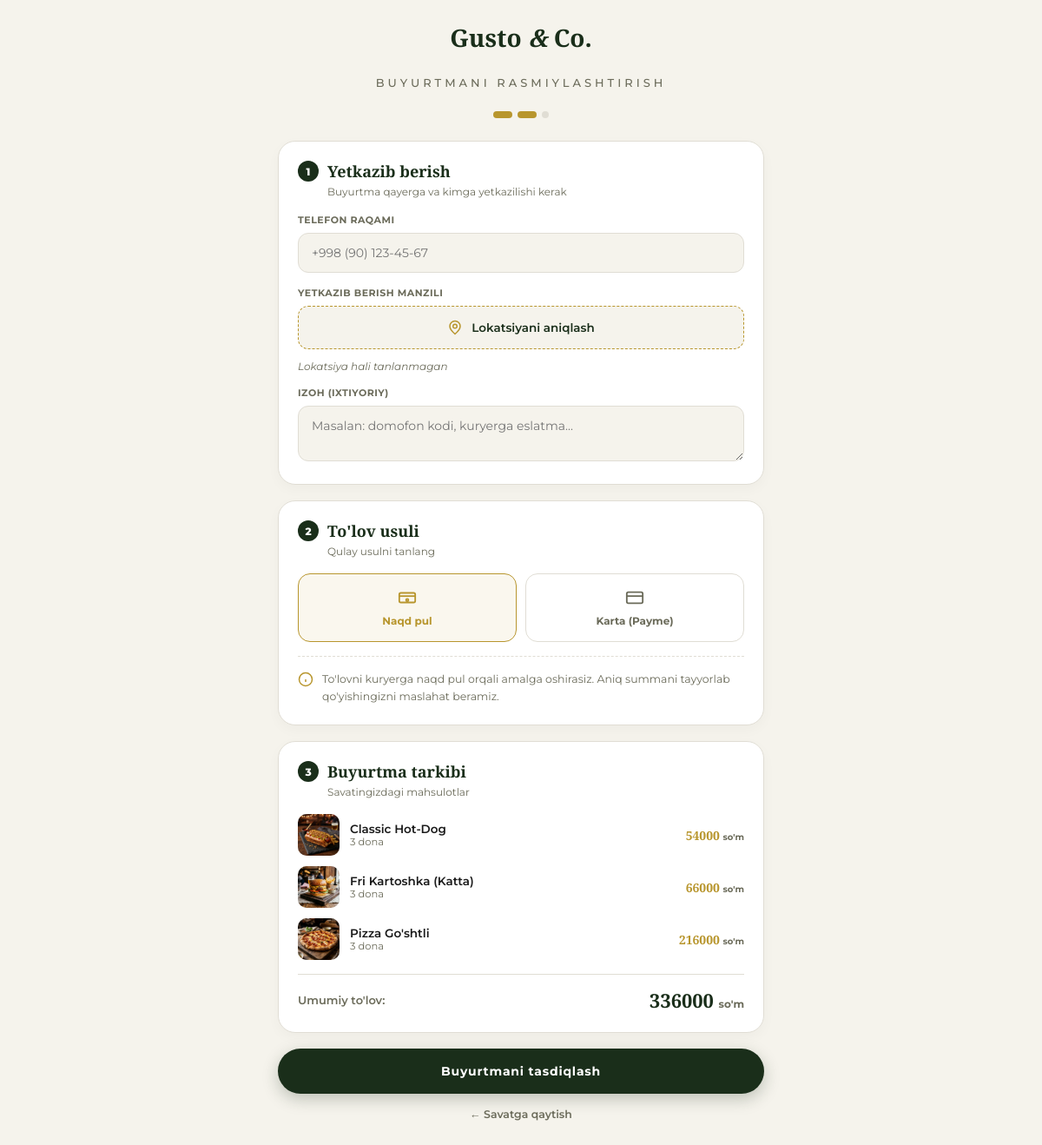
The page /checkout_html/ (signed in) on the database its author committed.
### products/models.py (models this page shows, shortened)
class ShopingModel(BaseCreateModel):
    product = models.ForeignKey(FastFoodProduct, on_delete=models.CASCADE, related_name='cart_list')
    user = models.ForeignKey(settings.AUTH_USER_MODEL, on_delete=models.CASCADE, related_name='my_carts')
    quantity = models.PositiveIntegerField(default=1) # <- Buni qo'shish kerak!

class FastFoodProduct(BaseCreateModel):
    name = models.CharField(max_length=500)
    price = models.DecimalField("Maxsulot narxi: ", max_digits=10, decimal_places=2)
    ingredients = models.TextField("Tarkibi: ", max_length=4000)
    count = models.PositiveIntegerField(default=1, verbose_name="necha dona borr")
    category_product = models.ForeignKey(Category, on_delete=models.CASCADE, related_name="food_products")
    product_image = models.ImageField(upload_to="products/images/")
    is_active = models.BooleanField(default=True)
    class Meta:
        verbose_name = "Mahsulot"
        verbose_name_plural = "Mahsulotlar"

### products/views.py (the view, shortened to what this page needs)
# urls.py: path('checkout_html/', checkout_html, name='checkout_html'),
@login_required(login_url='login_page')
def checkout_html(request):
    cart_items = ShopingModel.objects.filter(user=request.user).select_related('product')
    if not cart_items.exists():
        return redirect('savat_page')
    total_price = 0
    for item in cart_items:
        item.line_total = item.product.price * item.quantity
        total_price += item.line_total
    context = {
        'cart_items': cart_items,
        'total_price': total_price,
    }
    return render(request, 'user_page/checkout.html', context)

### templates/user_page/checkout.html (shortened to what this page needs)
<!doctype html>
<html lang="uz">
<head>
</head>
<body>
<div class="top-header">
  <a href="{% url 'menu_home' %}" class="logo">Gusto <em>&</em> Co.</a>
</div>
<div class="page-header">
  <p>Buyurtmani rasmiylashtirish</p>
</div>
<div class="checkout-container">
  <div class="steps-row">
    <div class="step-dot active"></div>
    <div class="step-dot active"></div>
    <div class="step-dot"></div>
  </div>
  <form method="post" action="{% url 'checkout_html' %}">
    <div class="form-section">
      <div class="section-title"><span class="num">1</span> Yetkazib berish</div>
      <div class="section-sub">Buyurtma qayerga va kimga yetkazilishi kerak</div>
      <div class="field-group">
        <label class="field-label" for="phone">Telefon raqami</label>
        <input class="field-input" type="tel" id="phone" name="phone" placeholder="+998 (90) 123-45-67" required>
      </div>
      <div class="field-group">
        <label class="field-label">Yetkazib berish manzili</label>
        <div class="geo-btn-wrapper">
          <button type="button" id="geo-locator-btn" class="location-btn">
            <svg viewBox="0 0 24 24"><path d="M12 2a8 8 0 0 0-8 8c0 5.25 8 12 8 12s8-6.75 8-12a8 8 0 0 0-8-8z"></path><circle cx="12" cy="10" r="3"></circle></svg>
            <span id="btn-text">Lokatsiyani aniqlash</span>
          </button>
          <div id="location-status" class="location-status">Lokatsiya hali tanlanmagan</div>
        </div>
      </div>
      <div class="field-group">
        <label class="field-label" for="description">Izoh (ixtiyoriy)</label>
        <textarea class="field-textarea" id="description" name="description" placeholder="Masalan: domofon kodi, kuryerga eslatma..." style="min-height:50px"></textarea>
      </div>
    </div>
    <div class="form-section">
      <div class="section-title"><span class="num">2</span> To'lov usuli</div>
      <div class="section-sub">Qulay usulni tanlang</div>
      <div class="pay-tabs">
        <label class="pay-label" for="pay_cash">
          <svg viewBox="0 0 24 24"><rect x="2" y="6" width="20" height="12" rx="2"></rect><path d="M2 10h20"></path><circle cx="12" cy="15" r="1.5"></circle></svg>
          <span>Naqd pul</span>
        </label>
        <label class="pay-label" for="pay_card">
          <svg viewBox="0 0 24 24"><rect x="2" y="5" width="20" height="14" rx="2"></rect><line x1="2" y1="10" x2="22" y2="10"></line></svg>
          <span>Karta (Payme)</span>
        </label>
      </div>
      <div class="cash-note">
        <div class="cash-note-inner">
          <svg viewBox="0 0 24 24"><circle cx="12" cy="12" r="10"></circle><line x1="12" y1="16" x2="12" y2="12"></line><line x1="12" y1="8" x2="12.01" y2="8"></line></svg>
          <span>To'lovni kuryerga naqd pul orqali amalga oshirasiz. Aniq summani tayyorlab qo'yishingizni maslahat beramiz.</span>
        </div>
      </div>
    </div>
    <div class="form-section">
      <div class="section-title"><span class="num">3</span> Buyurtma tarkibi</div>
      <div class="section-sub">Savatingizdagi mahsulotlar</div>
      <div class="summary-list">
        {% for item in cart_items %}
        <div class="summary-item">
          <div class="summary-item-img">
            {% if item.product.product_image %}
              <img src="{{ item.product.product_image.url }}" alt="{{ item.product.name }}">
            {% else %}
              <img src="https://images.unsplash.com/photo-1546833999-b9f581a1996d?w=120&q=80" alt="{{ item.product.name }}">
            {% endif %}
          </div>
          <div class="summary-item-info">
            <div class="summary-item-name">{{ item.product.name }}</div>
            <div class="summary-item-qty">{{ item.quantity }} dona</div>
          </div>
          <div class="summary-item-price">
            {{ item.line_total|floatformat:0 }} <span>so'm</span>
          </div>
        </div>
        {% endfor %}
      </div>
      <div class="summary-divider"></div>
      <div class="summary-total-row">
        <span class="summary-total-label">Umumiy to'lov:</span>
        <span class="summary-total-val">{{ total_price|floatformat:0 }} <span>so'm</span></span>
      </div>
    </div>
    <button type="submit" class="submit-btn">Buyurtmani tasdiqlash</button>
  </form>
  <a href="{% url 'savat_page' %}" class="back-link">← Savatga qaytish</a>
</div>
</body>
</html>

### rows shown on the page
ShopingModel: product.product_image (picture), product.name "Classic Hot-Dog", quantity "3", line_total "54000"
ShopingModel: product.product_image (picture), product.name "Fri Kartoshka (Katta)", quantity "3", line_total "66000"
ShopingModel: product.product_image (picture), product.name "Pizza Go'shtli", quantity "3", line_total "216000"

### other values the page prints
{{ total_price|floatformat:0 }} "336000"
